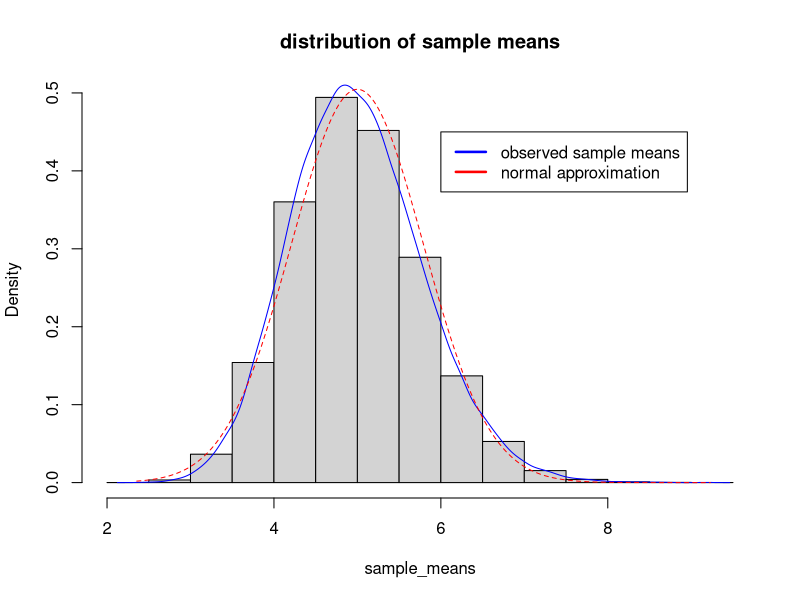
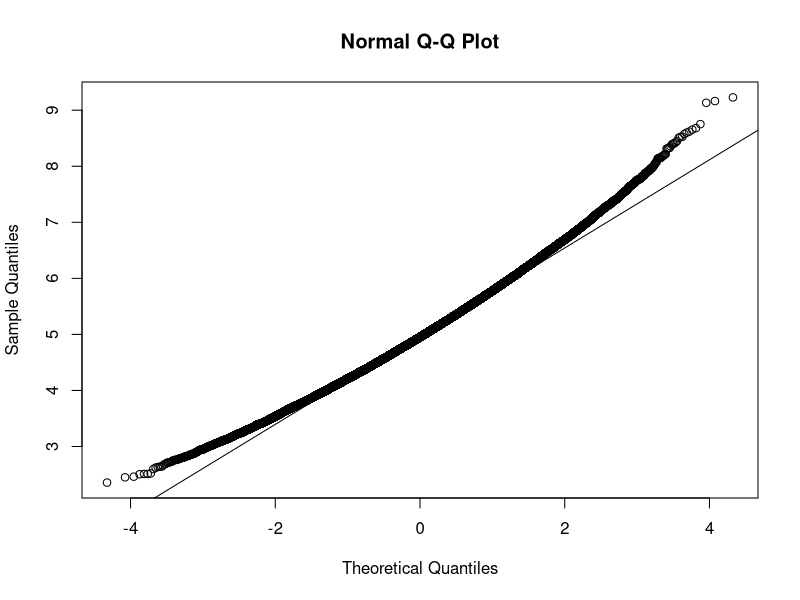

Source code (R) for these figures, in order: (Note: this script raises an error after producing the figures.)
## ---- chunk 1
lambda <- 0.2
n <- 40
N <- 2^16 # approx. 65k experiments
## ---- chunk 2
f <- function (x) rexp(n,lambda)
E <- sapply(1:N,f)
sample_means <- (apply(E,2,mean))
length(sample_means)
## ---- chunk 3
hist(sample_means,freq=FALSE,prob=TRUE,main="distribution of sample means")
lines(density(sample_means),col='blue')

# Plot a normal distribution with the theoretically-predicted parameters
x <- seq(min(sample_means), max(sample_means), length=N)
hx <- dnorm(x,mean=1/lambda,sd=1/(lambda*sqrt(n)))
lines(x, hx, type="l", lty=2,col='red')

# legend
legend(6.,0.45,c("observed sample means","normal approximation"),lwd=c(2.5,2.5),col=c("blue","red"))
## ---- chunk 4
mean(sample_means)
## ---- chunk 5
sd(sample_means)^2 # variance
sd(sample_means) # standard deviation
## ---- chunk 6
qqnorm(sample_means)
qqline(sample_means)
## ---- chunk 7
g <- function(x) rexp(2^10,lambda)
sample_means_2 <- (apply(sapply(1:N,g),2,mean))
qqnorm(sample_means_2)
qqline(sample_means_2)
## ---- chunk 8
hits <- sum(rep(1,length(sample_means[
     sample_means >= mean(sample_means)-1.96*sd(sample_means) 
     & sample_means <= mean(sample_means)+1.96*sd(sample_means)])))
hits
## ---- chunk 9
hits/N
